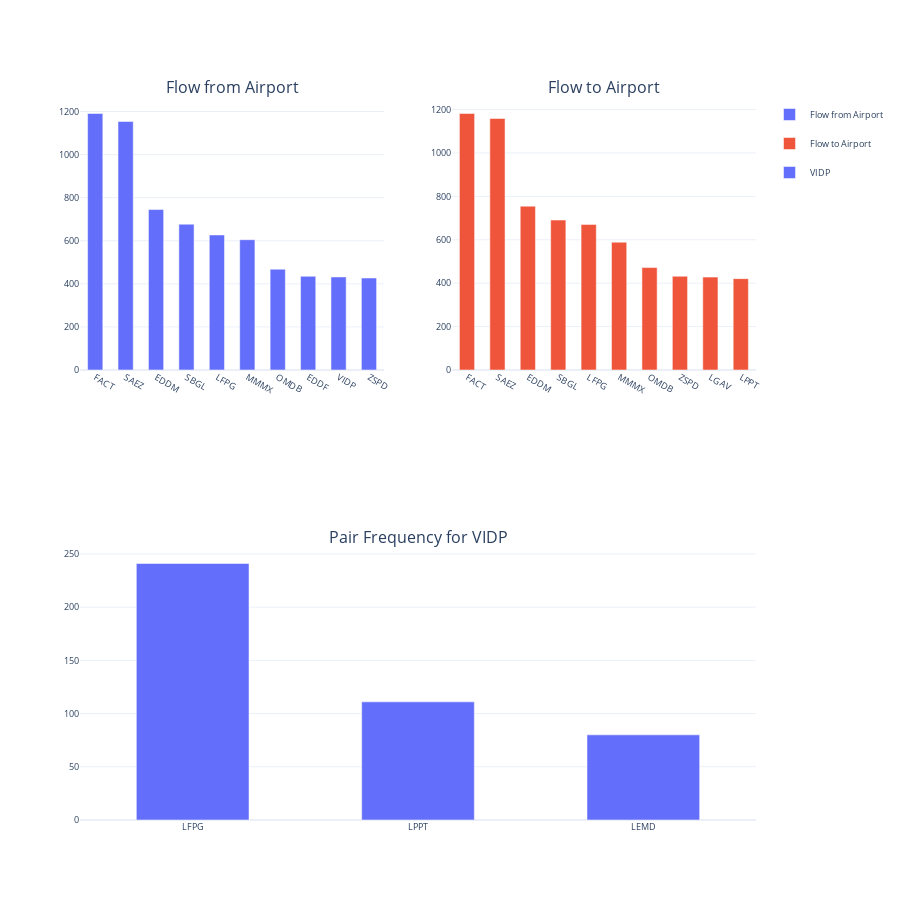

Source (notebook cell):
### Code cell
# Specify the sheet name you want to scrape
sheet_name = 'w'

# Read the Excel file into a pandas DataFrame
df = pd.read_excel(excel_file_path, sheet_name=sheet_name)

# Assuming the first column contains unique labels and the last column contains total flights
# Adjust column indices if your data structure is different

merge = df.sum(axis=0, numeric_only=True)
merge = pd.Series(merge, name="Flow")

sort = merge.sort_values(ascending=False)
sort = sort.head(10)
# Create a bar graph using plotly express for the first DataFrame
fig1 = go.Figure(go.Bar(x=sort.index, y=sort.values, name='Flow from Airport'))
fig1.update_layout(
    plot_bgcolor='white',
    title='Flow from Airport',
    template="plotly_white"
)

# Assuming the first column contains unique labels and the last column contains total flights
# Adjust column indices if your data structure is different

merge_1 = df.sum(axis=1,numeric_only=True)
merge_1 = pd.Series(merge_1, name = "Flow")
merge_1 = merge_1.to_frame()

merge_1 = merge_1.set_index(df['w[i,j]'])

sort_1 = merge_1.sort_values(by='Flow', ascending=False)
sort_1 = sort_1.head(10)
# Create a bar graph using plotly express for the second DataFrame
fig2 = go.Figure(go.Bar(x=sort_1.index, y=sort_1['Flow'], name='Flow to Airport'))
fig2.update_layout(
    plot_bgcolor='white',
    title='Flow to Airport',
    template="plotly_white"
)

# Melt the DataFrame
melted_df = pd.melt(df, id_vars=['w[i,j]'], var_name='Airport', value_name='Flights')

# Filter out entries with zero values
non_zero_df = melted_df[melted_df['Flights'] != 0]
non_zero_df = non_zero_df.sort_values(by='Flights', ascending=False)

# Create a bar chart using Plotly Express
fig3 = px.bar(non_zero_df, x='w[i,j]', y='Flights', color='Airport',
              title='Pair Frequency Bar Chart', labels={'w[i,j]': 'Airport Pair'}, template="plotly_white")

# Create a subplot with two rows and two columns
fig = make_subplots(rows=2, cols=2,
                    subplot_titles=['Flow from Airport', 'Flow to Airport', 'Pair Frequency for VIDP'],
                    specs=[[{}, {}], [{"colspan": 2}, None]]) # Note the 'specs' parameter

# Add the traces to the subplot
fig.add_trace(fig1.data[0], row=1, col=1)
fig.add_trace(fig2.data[0], row=1, col=2)

# Add the third graph to occupy two columns in the second row
fig.add_trace(fig3.data[0], row=2, col=1)

# Update layout
fig.update_layout(template="plotly_white", height=900,font=dict(size=9))
fig.update_traces(width=0.5)
# Show the plot
fig.show()

# Save the figure as an image
pio.write_image(fig, "Combined_Flow_and_Pair_Frequency_Plots_w.png", format='png')

### Figure 1 — Plotly figure (JSON) as saved in the notebook; plotly's stock layout.template omitted (floating-point values rounded to 4 significant figures)
{"data": [{"name": "Flow from Airport", "x": ["FACT", "SAEZ", "EDDM", "SBGL", "LFPG", "MMMX", "OMDB", "EDDF", "VIDP", "ZSPD"], "y": [1191, 1154, 745, 677, 627, 605, 468, 435, 432, 427], "type": "bar", "xaxis": "x", "yaxis": "y", "width": 0.5}, {"name": "Flow to Airport", "x": ["FACT", "SAEZ", "EDDM", "SBGL", "LFPG", "MMMX", "OMDB", "ZSPD", "LGAV", "LPPT"], "y": [1182, 1159, 755, 691, 671, 589, 472, 432, 428, 421], "type": "bar", "xaxis": "x2", "yaxis": "y2", "width": 0.5}, {"alignmentgroup": "True", "hovertemplate": "Airport=VIDP<br>Airport Pair=%{x}<br>Flights=%{y}<extra></extra>", "legendgroup": "VIDP", "marker": {"color": "#636efa", "pattern": {"shape": ""}}, "name": "VIDP", "offsetgroup": "VIDP", "orientation": "v", "showlegend": true, "textposition": "auto", "x": ["LFPG", "LPPT", "LEMD"], "xaxis": "x3", "y": [241, 111, 80], "yaxis": "y3", "type": "bar", "width": 0.5}], "layout": {"xaxis": {"anchor": "y", "domain": [0.0, 0.45]}, "yaxis": {"anchor": "x", "domain": [0.625, 1.0]}, "xaxis2": {"anchor": "y2", "domain": [0.55, 1.0]}, "yaxis2": {"anchor": "x2", "domain": [0.625, 1.0]}, "xaxis3": {"anchor": "y3", "domain": [0.0, 1.0]}, "yaxis3": {"anchor": "x3", "domain": [0.0, 0.375]}, "annotations": [{"font": {"size": 16}, "showarrow": false, "text": "Flow from Airport", "x": 0.225, "xanchor": "center", "xref": "paper", "y": 1.0, "yanchor": "bottom", "yref": "paper"}, {"font": {"size": 16}, "showarrow": false, "text": "Flow to Airport", "x": 0.775, "xanchor": "center", "xref": "paper", "y": 1.0, "yanchor": "bottom", "yref": "paper"}, {"font": {"size": 16}, "showarrow": false, "text": "Pair Frequency for VIDP", "x": 0.5, "xanchor": "center", "xref": "paper", "y": 0.375, "yanchor": "bottom", "yref": "paper"}], "font": {"size": 9}, "height": 900}}
